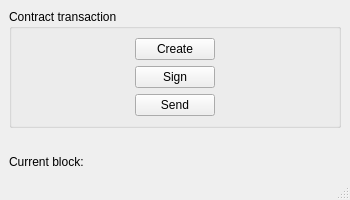
<?xml version="1.0" encoding="UTF-8"?>
<ui version="4.0">
 <class>MainWindow</class>
 <widget class="QMainWindow" name="MainWindow">
  <property name="enabled">
   <bool>true</bool>
  </property>
  <property name="geometry">
   <rect>
    <x>0</x>
    <y>0</y>
    <width>350</width>
    <height>200</height>
   </rect>
  </property>
  <property name="windowTitle">
   <string>Facilitator control</string>
  </property>
  <widget class="QWidget" name="centralwidget">
   <layout class="QVBoxLayout" name="verticalLayout">
    <item>
     <layout class="QVBoxLayout" name="verticalLayout_2">
      <item>
       <widget class="QGroupBox" name="groupBox">
        <property name="title">
         <string>Contract transaction</string>
        </property>
        <layout class="QVBoxLayout" name="verticalLayout_3">
         <item>
          <layout class="QHBoxLayout" name="horizontalLayout">
           <item>
            <spacer name="horizontalSpacer_4">
             <property name="orientation">
              <enum>Qt::Horizontal</enum>
             </property>
             <property name="sizeHint" stdset="0">
              <size>
               <width>40</width>
               <height>20</height>
              </size>
             </property>
            </spacer>
           </item>
           <item>
            <widget class="QPushButton" name="CreateCotractButton">
             <property name="text">
              <string>Create</string>
             </property>
             <property name="default">
              <bool>false</bool>
             </property>
             <property name="flat">
              <bool>false</bool>
             </property>
            </widget>
           </item>
           <item>
            <spacer name="horizontalSpacer">
             <property name="orientation">
              <enum>Qt::Horizontal</enum>
             </property>
             <property name="sizeHint" stdset="0">
              <size>
               <width>40</width>
               <height>20</height>
              </size>
             </property>
            </spacer>
           </item>
          </layout>
         </item>
         <item>
          <layout class="QHBoxLayout" name="horizontalLayout_3">
           <item>
            <spacer name="horizontalSpacer_5">
             <property name="orientation">
              <enum>Qt::Horizontal</enum>
             </property>
             <property name="sizeHint" stdset="0">
              <size>
               <width>40</width>
               <height>20</height>
              </size>
             </property>
            </spacer>
           </item>
           <item>
            <widget class="QPushButton" name="SignButton">
             <property name="text">
              <string>Sign</string>
             </property>
            </widget>
           </item>
           <item>
            <spacer name="horizontalSpacer_2">
             <property name="orientation">
              <enum>Qt::Horizontal</enum>
             </property>
             <property name="sizeHint" stdset="0">
              <size>
               <width>40</width>
               <height>20</height>
              </size>
             </property>
            </spacer>
           </item>
          </layout>
         </item>
         <item>
          <layout class="QHBoxLayout" name="horizontalLayout_4">
           <item>
            <spacer name="horizontalSpacer_6">
             <property name="orientation">
              <enum>Qt::Horizontal</enum>
             </property>
             <property name="sizeHint" stdset="0">
              <size>
               <width>40</width>
               <height>20</height>
              </size>
             </property>
            </spacer>
           </item>
           <item>
            <widget class="QPushButton" name="SendButton">
             <property name="text">
              <string>Send</string>
             </property>
            </widget>
           </item>
           <item>
            <spacer name="horizontalSpacer_3">
             <property name="orientation">
              <enum>Qt::Horizontal</enum>
             </property>
             <property name="sizeHint" stdset="0">
              <size>
               <width>40</width>
               <height>20</height>
              </size>
             </property>
            </spacer>
           </item>
          </layout>
         </item>
        </layout>
       </widget>
      </item>
      <item>
       <spacer name="verticalSpacer">
        <property name="orientation">
         <enum>Qt::Vertical</enum>
        </property>
        <property name="sizeHint" stdset="0">
         <size>
          <width>20</width>
          <height>40</height>
         </size>
        </property>
       </spacer>
      </item>
      <item>
       <layout class="QHBoxLayout" name="horizontalLayout_5">
        <item>
         <widget class="QLabel" name="blockhigh">
          <property name="text">
           <string>Current block: </string>
          </property>
         </widget>
        </item>
       </layout>
      </item>
     </layout>
    </item>
   </layout>
  </widget>
  <widget class="QMenuBar" name="menubar">
   <property name="geometry">
    <rect>
     <x>0</x>
     <y>0</y>
     <width>797</width>
     <height>20</height>
    </rect>
   </property>
  </widget>
  <widget class="QStatusBar" name="statusbar"/>
 </widget>
 <resources/>
 <connections/>
</ui>
